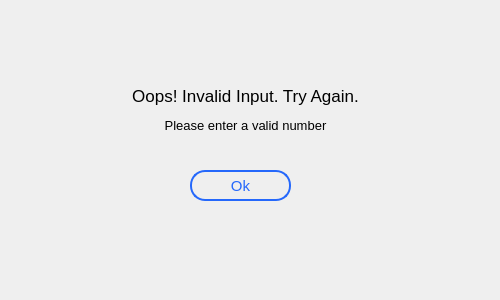
<?xml version="1.0" encoding="UTF-8"?>
<ui version="4.0">
 <class>Error1</class>
 <widget class="QDialog" name="Error1">
  <property name="geometry">
   <rect>
    <x>0</x>
    <y>0</y>
    <width>500</width>
    <height>300</height>
   </rect>
  </property>
  <property name="windowTitle">
   <string>Dialog</string>
  </property>
  <widget class="QLabel" name="label">
   <property name="geometry">
    <rect>
     <x>120</x>
     <y>80</y>
     <width>251</width>
     <height>31</height>
    </rect>
   </property>
   <property name="font">
    <font>
     <pointsize>13</pointsize>
    </font>
   </property>
   <property name="text">
    <string>Oops! Invalid Input. Try Again.</string>
   </property>
   <property name="alignment">
    <set>Qt::AlignCenter</set>
   </property>
  </widget>
  <widget class="QPushButton" name="pushButton">
   <property name="geometry">
    <rect>
     <x>190</x>
     <y>170</y>
     <width>101</width>
     <height>31</height>
    </rect>
   </property>
   <property name="font">
    <font>
     <pointsize>11</pointsize>
    </font>
   </property>
   <property name="styleSheet">
    <string notr="true">border:2px solid;
border-radius:15px;
border-color: #2568FB;
color:#2568FB</string>
   </property>
   <property name="text">
    <string>Ok</string>
   </property>
  </widget>
  <widget class="QLabel" name="label_2">
   <property name="geometry">
    <rect>
     <x>120</x>
     <y>110</y>
     <width>251</width>
     <height>31</height>
    </rect>
   </property>
   <property name="font">
    <font>
     <pointsize>10</pointsize>
    </font>
   </property>
   <property name="text">
    <string>Please enter a valid number</string>
   </property>
   <property name="alignment">
    <set>Qt::AlignCenter</set>
   </property>
  </widget>
 </widget>
 <resources/>
 <connections/>
</ui>
